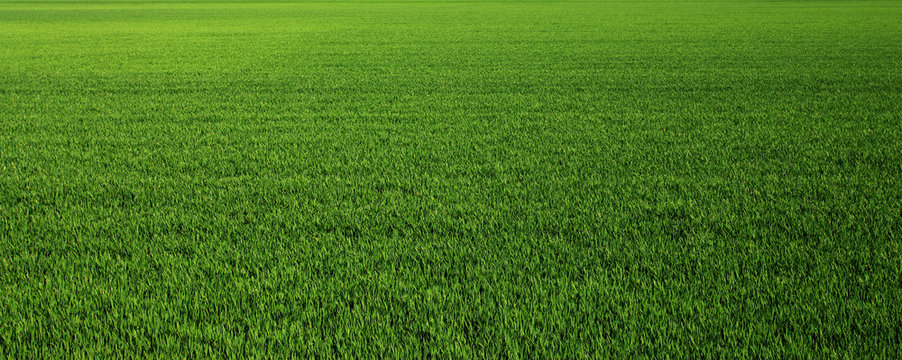
#> input picture Prog/whac_a_mole/src/resources/lawn.png, 902 x 360 px
$ python challenge.py
#> lines starting #> are read from the running program, lines starting #| are printed output that depends on the picture; after the words box and inside, x2 and y2 are one past the last pixel; in counts of white or black regions, pixels touching at a corner belong together
#! /usr/local/bin/python

import cv2
import random
import base64
from io import BytesIO
from PIL import Image
import signal
import sys

ROUNDS = 15
BACKGROUND_IMG = "resources/lawn.png"
MOLE_IMG = "resources/mole.png"
FLAG = "Hero{c0l0r_m4sk1ng_4_c1u5t3r1ng_30cbdb51ae9a289fadcaa7be2f534151}"

def generate_ctf_image(background_path, element_path, num_elements, padding, element_scale, max_attempts):
    # Load images
#> called with background_path = 'resources/lawn.png', element_path = 'resources/mole.png', num_elements = 4, padding = 4, element_scale = 0.357, max_attempts = 500
    bg = cv2.imread(background_path, cv2.IMREAD_COLOR)
#> bg is the input picture: shape (360, 902, 3); mean B, G, R 29.8, 115.6, 73.1
    elem = cv2.imread(element_path, cv2.IMREAD_UNCHANGED)
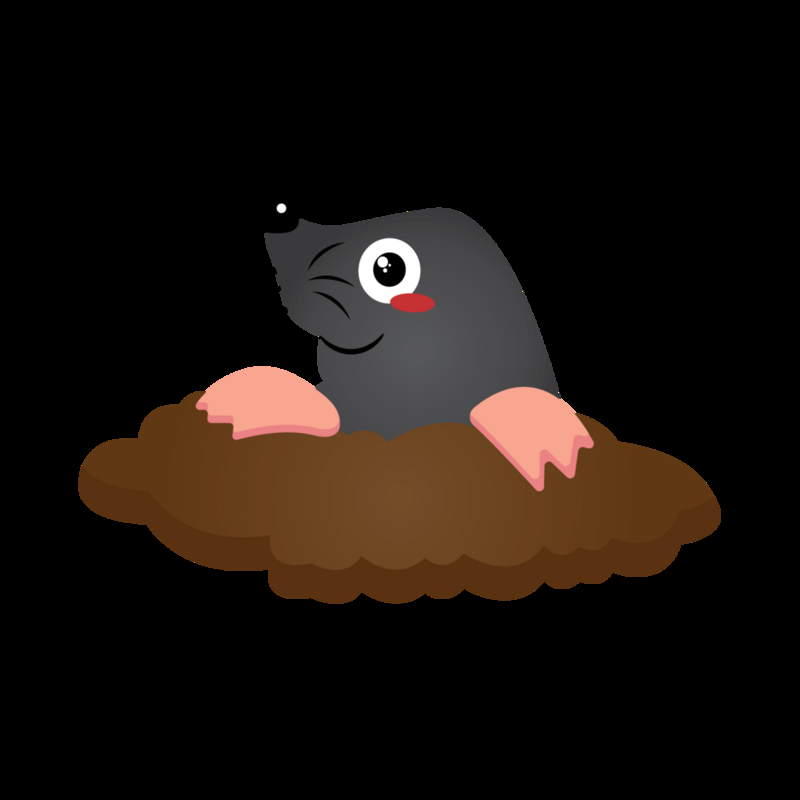
#> input picture Prog/whac_a_mole/src/resources/mole.png, 800 x 800 px
#> elem is the input picture: shape (800, 800, 4); mean B, G, R, A 12.6, 17.7, 25.3, 58.1

    bg_h, bg_w = bg.shape[:2]
#> bg_h = 360; bg_w = 902

    # Resize element based on background size
    target_size = int(min(bg_w, bg_h) * element_scale)
#> target_size = 128
    scale_factor = target_size / max(elem.shape[:2])
#> scale_factor = 0.16
    new_w = int(elem.shape[1] * scale_factor)
#> new_w = 128
    new_h = int(elem.shape[0] * scale_factor)
#> new_h = 128
    elem = cv2.resize(elem, (new_w, new_h), interpolation=cv2.INTER_AREA)
#> elem: shape (128, 128, 4)

    elem_h, elem_w = elem.shape[:2]
#> elem_h = 128; elem_w = 128
    placed_boxes = []

    def intersects(x, y, w, h):
        for (px, py, pw, ph) in placed_boxes:
            if not (x + w + padding < px or x > px + pw + padding or
                    y + h + padding < py or y > py + ph + padding):
                return True
        return False

    # Place elements
    nb_elements = 0
    for _ in range(num_elements):
        for _ in range(max_attempts):
            x = random.randint(0, bg_w - elem_w - 1)
            y = random.randint(0, bg_h - elem_h - 1)

            if not intersects(x, y, elem_w, elem_h):
                nb_elements += 1
                placed_boxes.append((x, y, elem_w, elem_h))

                if elem.shape[2] == 4:
                    alpha = elem[:, :, 3] / 255.0
                    for c in range(3):
                        bg[y:y+elem_h, x:x+elem_w, c] = (
                            alpha * elem[:, :, c] +
                            (1 - alpha) * bg[y:y+elem_h, x:x+elem_w, c]
                        )
                else:
                    bg[y:y+elem_h, x:x+elem_w] = elem

                break
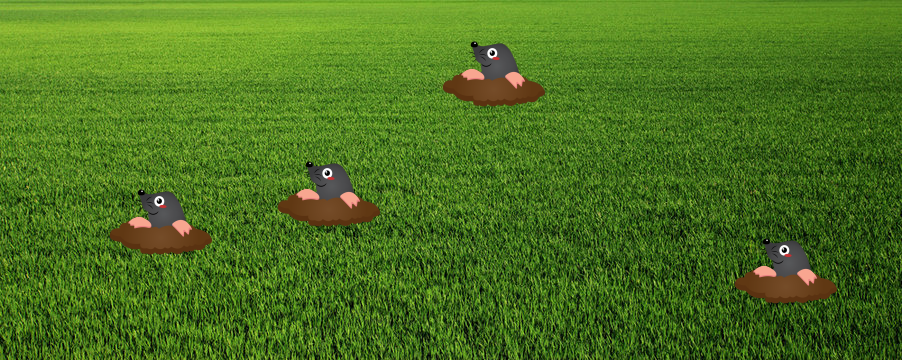
#> bg: shape (360, 902, 3); 4.89% of pixels changed, all inside (x1, y1, x2, y2) = (109, 41, 838, 304)
#> after the loop, nb_elements = 4; placed_boxes = [(430, 10, 128, 128), (265, 130, 128, 128), (97, 158, 128, 128), (722, 207, 128, 128)]

    # Convert to Base64
    pil_img = Image.fromarray(cv2.cvtColor(bg, cv2.COLOR_BGR2RGB))
    buffered = BytesIO()
    pil_img.save(buffered, format="PNG")
    img_str = base64.b64encode(buffered.getvalue()).decode("utf-8")

    return img_str, nb_elements

def timeout_handler(signum, frame):
    print("\n[!] Timeout: you took too long (2s).")
    sys.exit(1)

# Register the signal handler
signal.signal(signal.SIGALRM, timeout_handler)

def main():
    banner()
    for i in range(ROUNDS):
        n = random.randint(3, min(max(i,5), 12))

        print("IMAGE:")
        b64img, nb_elements = generate_ctf_image(BACKGROUND_IMG, MOLE_IMG, n, 4, 1.0 / (n * 0.7), 500)
#> nb_elements = 4
        print(b64img)
#> (printed output is left out)

        print("How many moles ?")
        try:
            signal.alarm(2)  # set 2s timeout
            answer = int(input(">> ").strip())
#> the answer given: 3
            signal.alarm(0)  # cancel alarm if answered in time
        except ValueError:
            print("[!] Error: you must submit integers only")
            sys.exit(1)
        except Exception:
            print("[!] Error: too slow...")
            sys.exit(1)

        if answer != nb_elements:
            print(f"[x] Wrong answer! There were {nb_elements} moles...")
#> (the run stopped early here; a loop or call above may not have finished)
